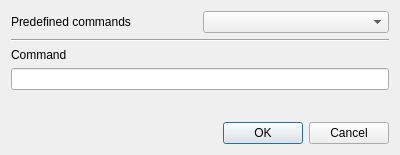
<?xml version="1.0" encoding="UTF-8"?>
<ui version="4.0">
 <class>PipeDlg</class>
 <widget class="QDialog" name="PipeDlg">
  <property name="geometry">
   <rect>
    <x>0</x>
    <y>0</y>
    <width>400</width>
    <height>155</height>
   </rect>
  </property>
  <property name="windowTitle">
   <string>Pipe to a process</string>
  </property>
  <layout class="QGridLayout" name="gridLayout">
   <item row="0" column="0">
    <widget class="QLabel" name="label">
     <property name="text">
      <string>Predefined commands</string>
     </property>
    </widget>
   </item>
   <item row="0" column="1">
    <widget class="QComboBox" name="comboPredefined"/>
   </item>
   <item row="1" column="0" colspan="2">
    <widget class="Line" name="line">
     <property name="orientation">
      <enum>Qt::Horizontal</enum>
     </property>
    </widget>
   </item>
   <item row="2" column="0">
    <widget class="QLabel" name="label_2">
     <property name="text">
      <string>Command</string>
     </property>
    </widget>
   </item>
   <item row="3" column="0" colspan="2">
    <widget class="QLineEdit" name="lineCommand"/>
   </item>
   <item row="4" column="1">
    <spacer name="verticalSpacer">
     <property name="orientation">
      <enum>Qt::Vertical</enum>
     </property>
     <property name="sizeHint" stdset="0">
      <size>
       <width>20</width>
       <height>14</height>
      </size>
     </property>
    </spacer>
   </item>
   <item row="5" column="0" colspan="2">
    <widget class="QDialogButtonBox" name="buttonBox">
     <property name="orientation">
      <enum>Qt::Horizontal</enum>
     </property>
     <property name="standardButtons">
      <set>QDialogButtonBox::Cancel|QDialogButtonBox::Ok</set>
     </property>
    </widget>
   </item>
  </layout>
 </widget>
 <resources/>
 <connections>
  <connection>
   <sender>buttonBox</sender>
   <signal>accepted()</signal>
   <receiver>PipeDlg</receiver>
   <slot>accept()</slot>
   <hints>
    <hint type="sourcelabel">
     <x>248</x>
     <y>254</y>
    </hint>
    <hint type="destinationlabel">
     <x>157</x>
     <y>274</y>
    </hint>
   </hints>
  </connection>
  <connection>
   <sender>buttonBox</sender>
   <signal>rejected()</signal>
   <receiver>PipeDlg</receiver>
   <slot>reject()</slot>
   <hints>
    <hint type="sourcelabel">
     <x>316</x>
     <y>260</y>
    </hint>
    <hint type="destinationlabel">
     <x>286</x>
     <y>274</y>
    </hint>
   </hints>
  </connection>
 </connections>
</ui>
